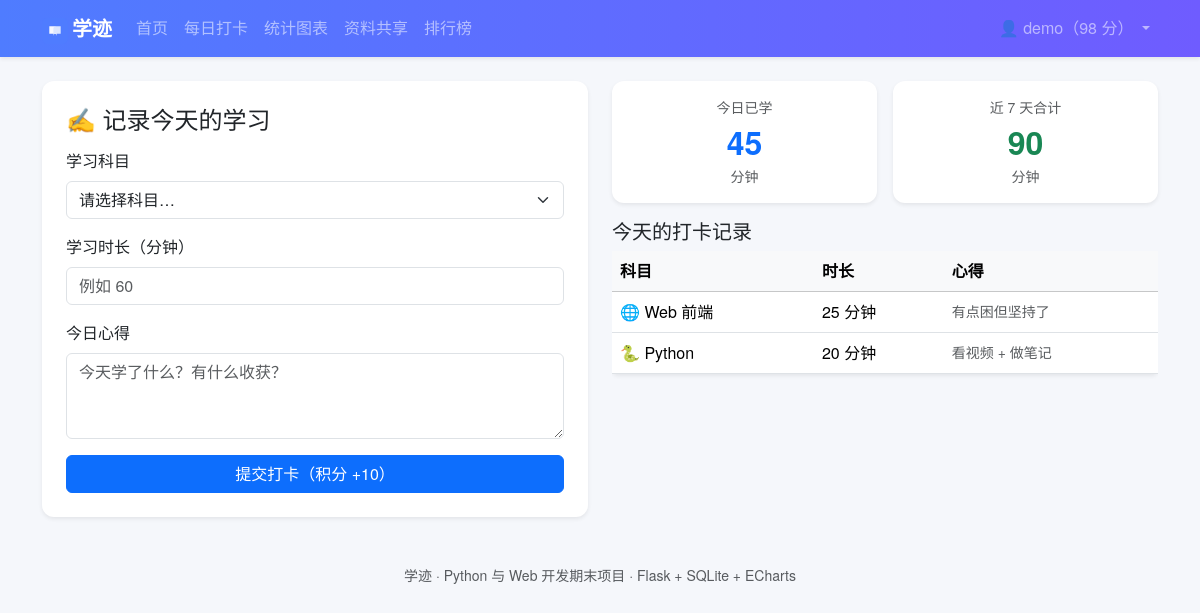
Screenshot of /checkin (signed in) with the database file from the repository.
### app/models.py (models this page shows, shortened)
class User(UserMixin, db.Model):
    __tablename__ = 'user'
    id = db.Column(db.Integer, primary_key=True)
    username = db.Column(db.String(32), unique=True, nullable=False, index=True)
    password_hash = db.Column(db.String(256), nullable=False)
    email = db.Column(db.String(120))
    created_at = db.Column(db.DateTime, default=datetime.now)
    points = db.Column(db.Integer, default=0)          # 积分，打卡和上传资料都能加
    checkins = db.relationship('Checkin', backref='user', cascade='all, delete-orphan')
    materials = db.relationship('Material', backref='user', cascade='all, delete-orphan')
    comments = db.relationship('Comment', backref='user', cascade='all, delete-orphan')
    favorites = db.relationship('Favorite', backref='user', cascade='all, delete-orphan')

class Checkin(db.Model):
    __tablename__ = 'checkin'
    id = db.Column(db.Integer, primary_key=True)
    user_id = db.Column(db.Integer, db.ForeignKey('user.id'), nullable=False)
    subject_id = db.Column(db.Integer, db.ForeignKey('subject.id'), nullable=False)
    duration = db.Column(db.Integer, default=0)        # 学习时长（分钟）
    note = db.Column(db.Text)
    date = db.Column(db.Date, default=date.today, index=True)
    created_at = db.Column(db.DateTime, default=datetime.now)
    subject = db.relationship('Subject', backref='checkins')

class Subject(db.Model):
    __tablename__ = 'subject'
    id = db.Column(db.Integer, primary_key=True)
    name = db.Column(db.String(32), unique=True, nullable=False)
    icon = db.Column(db.String(16), default='📘')

### app/checkin/views.py (the view, shortened to what this page needs)
@bp.route('/checkin', methods=['GET', 'POST'])
@login_required
def add():
    subjects = Subject.query.all()
    today_list = Checkin.query.filter_by(user_id=current_user.id, date=date.today()) \
                              .order_by(Checkin.created_at.desc()).all()
    week_start = date.today() - timedelta(days=6)
    week_list = Checkin.query.filter(Checkin.user_id == current_user.id,
                                     Checkin.date >= week_start).all()
    today_minutes = sum(i.duration for i in today_list)
    week_minutes = sum(i.duration for i in week_list)
    return render_template('clock.html', subjects=subjects, today_list=today_list,
                           today_minutes=today_minutes, week_minutes=week_minutes)

### app/models.py (called while the page is built)
@login_manager.user_loader
def load_user(user_id):
    return db.session.get(User, int(user_id))

### templates/clock.html (shortened to what this page needs)
{% extends 'base.html' %}
{% block content %}
<div class="row g-4">
  <div class="col-lg-6">
    <div class="card border-0 shadow-sm">
      <div class="card-body p-4">
        <h4 class="mb-3">✍️ 记录今天的学习</h4>
        <form method="post" action="{{ url_for('checkin.add') }}">
          <div class="mb-3">
            <label class="form-label">学习科目</label>
            <select name="subject_id" class="form-select" required>
              <option value="">请选择科目…</option>
            </select>
          </div>
          <div class="mb-3">
            <label class="form-label">学习时长（分钟）</label>
            <input type="number" name="duration" class="form-control" min="1" max="1440"
                   placeholder="例如 60" required>
          </div>
          <div class="mb-3">
            <label class="form-label">今日心得</label>
            <textarea name="note" class="form-control" rows="3"
                      placeholder="今天学了什么？有什么收获？"></textarea>
          </div>
          <button type="submit" class="btn btn-primary w-100">提交打卡（积分 +10）</button>
        </form>
      </div>
    </div>
  </div>
  <div class="col-lg-6">
    <div class="row g-3 mb-3">
      <div class="col-6">
        <div class="card border-0 shadow-sm text-center">
          <div class="card-body">
            <div class="text-muted small">今日已学</div>
            <div class="fs-2 fw-bold text-primary">{{ today_minutes }}</div>
            <div class="text-muted small">分钟</div>
          </div>
        </div>
      </div>
      <div class="col-6">
        <div class="card border-0 shadow-sm text-center">
          <div class="card-body">
            <div class="text-muted small">近 7 天合计</div>
            <div class="fs-2 fw-bold text-success">{{ week_minutes }}</div>
            <div class="text-muted small">分钟</div>
          </div>
        </div>
      </div>
    </div>
    <h5 class="mb-2">今天的打卡记录</h5>
    <div class="table-responsive">
      <table class="table table-hover bg-white rounded shadow-sm align-middle">
        <thead class="table-light">
          <tr><th>科目</th><th>时长</th><th>心得</th></tr>
        </thead>
        <tbody>
          {% for c in today_list %}
            <tr>
              <td>{{ c.subject.icon }} {{ c.subject.name }}</td>
              <td>{{ c.duration }} 分钟</td>
              <td class="text-muted small">{{ c.note|default('—', true) }}</td>
            </tr>
          {% else %}
            <tr><td colspan="3" class="text-center text-muted py-4">今天还没有打卡记录</td></tr>
          {% endfor %}
        </tbody>
      </table>
    </div>
  </div>
</div>
{% endblock %}

### templates/base.html (shortened to what this page needs)
<!DOCTYPE html>
<html lang="zh-CN">
<head>
  <link rel="stylesheet" href="{{ url_for('static', filename='css/bootstrap.min.css') }}">
  <link rel="stylesheet" href="{{ url_for('static', filename='css/style.css') }}">
</head>
<body>
<nav class="navbar navbar-expand-lg navbar-dark xj-navbar shadow-sm">
  <div class="container">
    <a class="navbar-brand fw-bold" href="{{ url_for('main.index') }}">
      <img src="{{ url_for('static', filename='img/logo.svg') }}" alt="logo" width="26" class="me-1">学迹
    </a>
    <div class="collapse navbar-collapse" id="navbarMain">
      <ul class="navbar-nav me-auto">
        <li class="nav-item"><a class="nav-link" href="{{ url_for('main.index') }}">首页</a></li>
        <li class="nav-item"><a class="nav-link" href="{{ url_for('checkin.add') }}">每日打卡</a></li>
        <li class="nav-item"><a class="nav-link" href="{{ url_for('main.calendar') }}">统计图表</a></li>
        <li class="nav-item"><a class="nav-link" href="{{ url_for('share.index') }}">资料共享</a></li>
        <li class="nav-item"><a class="nav-link" href="{{ url_for('main.rank') }}">排行榜</a></li>
      </ul>
      <ul class="navbar-nav">
        {% if current_user.is_authenticated %}
          <li class="nav-item dropdown">
            <a class="nav-link dropdown-toggle" href="#" data-bs-toggle="dropdown">
              👤 {{ current_user.username }}（{{ current_user.points }} 分）
            </a>
          </li>
        {% else %}
          <li class="nav-item"><a class="nav-link" href="{{ url_for('auth.login') }}">登录</a></li>
          <li class="nav-item"><a class="btn btn-light btn-sm mt-1 ms-lg-2" href="{{ url_for('auth.register') }}">注册</a></li>
        {% endif %}
      </ul>
    </div>
  </div>
</nav>
<main class="container my-4">
  {% block content %}{% endblock %}
</main>
<footer class="text-center text-muted py-4 small">
  {{ site_name }} · Python 与 Web 开发期末项目 · Flask + SQLite + ECharts
</footer>
</body>
</html>

### static/css/style.css (style rules this page uses)
body { background-color: #f5f7fb; font-family: "Microsoft YaHei", "PingFang SC", "Helvetica Neue", Arial, sans-serif; }
.xj-navbar { background: linear-gradient(90deg, #4f7cff 0%, #6f5cff 100%); }
.card { border-radius: 12px; }

### rows the page displays
User: username "demo", points "98"
Checkin: subject.icon "🌐", subject.name "Web 前端", duration "25", note "有点困但坚持了"
Checkin: subject.icon "🐍", subject.name "Python", duration "20", note "看视频 + 做笔记"

### other values shown
{{ today_minutes }} "45"
{{ week_minutes }} "90"
{{ site_name }} "学迹"
